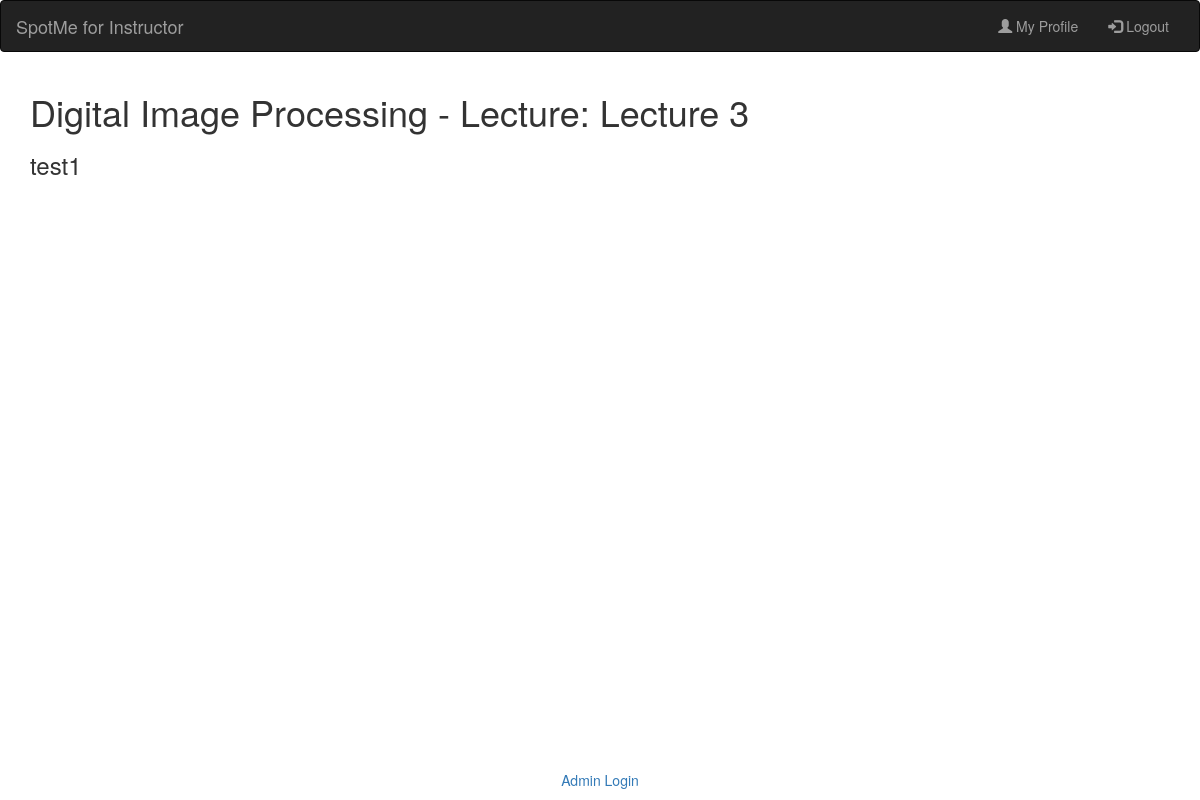
Screenshot of /SpotMe/lecture/5/ (signed in) with the database file from the repository.
### SpotMe/models.py (models this page shows, shortened)
class lecture(models.Model):
    lecture_id = models.AutoField(primary_key=True)
    lecture_title = models.CharField(max_length=50, default=None, null=True)
    course_session = models.ForeignKey(course_session, on_delete=models.CASCADE)
    lecture_location = models.ForeignKey(location, on_delete=models.CASCADE)
    lecture_date = models.DateField()
    start_time = models.TimeField()
    end_time = models.TimeField()
    def __str__(self):
        return self.course_session.course.course_name + ' - Lecture: ' + str(self.lecture_title)

class course_session(models.Model):
    session_token = models.CharField(max_length=10, default='sessn')
    course_instructor = models.ForeignKey(instructor, on_delete=models.CASCADE, default=None)
    course = models.ForeignKey(course, on_delete=models.CASCADE, default=None)
    course_session_info = models.CharField(max_length=1000, primary_key=False, default='')
    semester = models.CharField(max_length=10, choices=SEM_CHOICES)
    year = models.IntegerField(choices=YEAR_CHOICES)
    class Meta:
        unique_together = ('session_token', 'course')

class course(models.Model):
    course_id = models.CharField(max_length=10)
    course_name = models.CharField(max_length=50)

class student(models.Model):
    user = models.OneToOneField(User, on_delete=models.CASCADE, default=None)
    profile_pic = models.FileField(default=None, null=True)
    def __str__(self):
        return self.user.username

### SpotMe/views.py (the view)
# urls.py: url(r'^lecture/(?P<lecture_id>[0-9]+)/$', views.instructor_lecture_page, name='instructor_lecture_page'),
def instructor_lecture_page(request, lecture_id):
    if not request.user.is_authenticated:
        return render(request, 'SpotMe/instructor_login.html')
    else:
        instructor_obj = get_object_or_404(instructor, user=request.user)
        context = instructor_lecture_page_context(instructor_obj, lecture_id)
        return render(request, 'SpotMe/instructor_lecture_page.html', context)

### SpotMe/views.py (called while the page is built)
def instructor_lecture_page_context(instructor, lecture_id):
    context = {'instructor': None, 'course_session': None, 'students': None, 'lecture': None}
    if instructor is not None:
        if instructor.user.is_authenticated:
            context['instructor'] = instructor
            lecture_obj = get_object_or_404(lecture, pk=lecture_id)
            if lecture_obj is not None:
                context['course_session'] = lecture.course_session
                context['lecture'] = lecture_obj
                takes_objs = takes.objects.filter(course_session=lecture_obj.course_session)
                context['students'] = list(map(lambda x: x.student, takes_objs))
                context['attendances'] = attendance.objects.filter(lecture=lecture_obj)
    return context

### SpotMe/templates/SpotMe/instructor_lecture_page.html
{% extends 'SpotMe/instructor_in_base.html' %}
{% block content %}
{% if lecture %}
<h1>
    {{ lecture }}
</h1>
    {% if students %}
        {% for student in students %}
            <h3>{{ student }}</h3>
        {% endfor %}
    {% endif %}
{% endif %}
{% endblock %}

### rows the page displays
lecture: course_session+lecture_title "Digital Image Processing - Lecture: Lecture 3"
student: user.username "test1"
